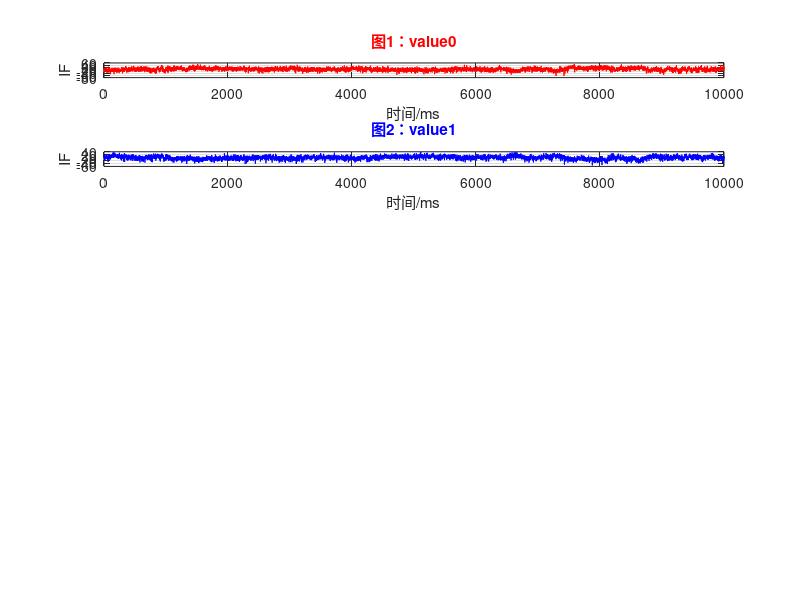

MATLAB code for this plot: (Note: this script raises an error after producing the figure.)
clear
value = load('test000.mat', 'value0', 'value1', 'timestamp')

value.value0 = value.value0 - mean(value.value0); % 均值滤波
subplot(6,1,1),plot(value.timestamp, value.value0,'r');
xlabel('时间/ms');
ylabel('IF');title('图1：value0','color','r');grid on;

value.value1 = value.value1 - mean(value.value1); % 均值滤波
subplot(6,1,2),plot(value.timestamp, value.value1,'b');
xlabel('时间/ms');
ylabel('IF');title('图2：value1','color','b');grid on;

fc = 10.525e9; % 工作频率
freq_offset = 6e6; % 频偏
fs=1000;
%fs=2500;
N=9999;
n=0:(N+1)/2;

y0=apFFT(value.value0(1:end-1)');
mag0=abs(y0);
f0=n*fs/((N+1)/2)-fs/2;
subplot(6,1,3),stem(f0(2501:3500),mag0(2501:3500),'r', '.');
xlabel('频率/Hz');
ylabel('振幅');title('图1：value0 FFT','color','r');grid on;
[psor, lsor] = findpeaks(mag0(2501:3500), 'SortStr', 'descend');
M0 = psor(1, 1);
I0 = lsor(1, 1);
D0 = f0(2501+I0);

%display(I0);
%display(D0);

y1=apFFT(value.value1(1:end-1)');
mag1=abs(y1);
f1=n*fs/((N+1)/2)-fs/2;
subplot(6,1,4),stem(f1(2501:3500),mag1(2501:3500),'b', '.');
xlabel('频率/Hz');
ylabel('振幅');title('图1：value1 FFT','color','b');grid on;
[psor, lsor] = findpeaks(mag1(2501:3500), 'SortStr', 'descend');
M1 = psor(1, 1);
I1 = lsor(1, 1);
D1 = f1(2501+I1);

dop_freq = abs((D0+ D1)/ 2);

if (abs(M1) > abs(M0))
	I = I1;
else
	I = I0;
end

angle0 = angle(y0(2501+I));
angle1 = angle(y1(2501+I));

delta_ph = angle0 - angle1;
distance = abs(delta_ph)*abs(physconst('LightSpeed')/ (4* pi* freq_offset));
display(dop_freq);
display(delta_ph);
display(distance);

subplot(6,1,5),imagesc(mag0(2501:3500));
subplot(6,1,6),imagesc(mag1(2501:3500));
